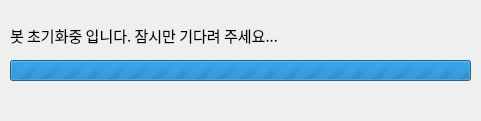
<?xml version="1.0" encoding="UTF-8"?>
<ui version="4.0">
 <class>Dialog</class>
 <widget class="QDialog" name="Dialog">
  <property name="geometry">
   <rect>
    <x>0</x>
    <y>0</y>
    <width>481</width>
    <height>121</height>
   </rect>
  </property>
  <property name="minimumSize">
   <size>
    <width>481</width>
    <height>121</height>
   </size>
  </property>
  <property name="maximumSize">
   <size>
    <width>481</width>
    <height>121</height>
   </size>
  </property>
  <property name="windowTitle">
   <string>초기화 중...</string>
  </property>
  <widget class="QProgressBar" name="progressBar">
   <property name="enabled">
    <bool>true</bool>
   </property>
   <property name="geometry">
    <rect>
     <x>10</x>
     <y>60</y>
     <width>461</width>
     <height>21</height>
    </rect>
   </property>
   <property name="font">
    <font>
     <family>맑은 고딕</family>
    </font>
   </property>
   <property name="maximum">
    <number>0</number>
   </property>
   <property name="value">
    <number>-1</number>
   </property>
   <property name="textVisible">
    <bool>false</bool>
   </property>
  </widget>
  <widget class="QLabel" name="label">
   <property name="geometry">
    <rect>
     <x>10</x>
     <y>20</y>
     <width>311</width>
     <height>31</height>
    </rect>
   </property>
   <property name="font">
    <font>
     <family>맑은 고딕</family>
     <pointsize>11</pointsize>
     <weight>50</weight>
     <bold>false</bold>
    </font>
   </property>
   <property name="text">
    <string>봇 초기화중 입니다. 잠시만 기다려 주세요...</string>
   </property>
  </widget>
 </widget>
 <resources/>
 <connections/>
</ui>
